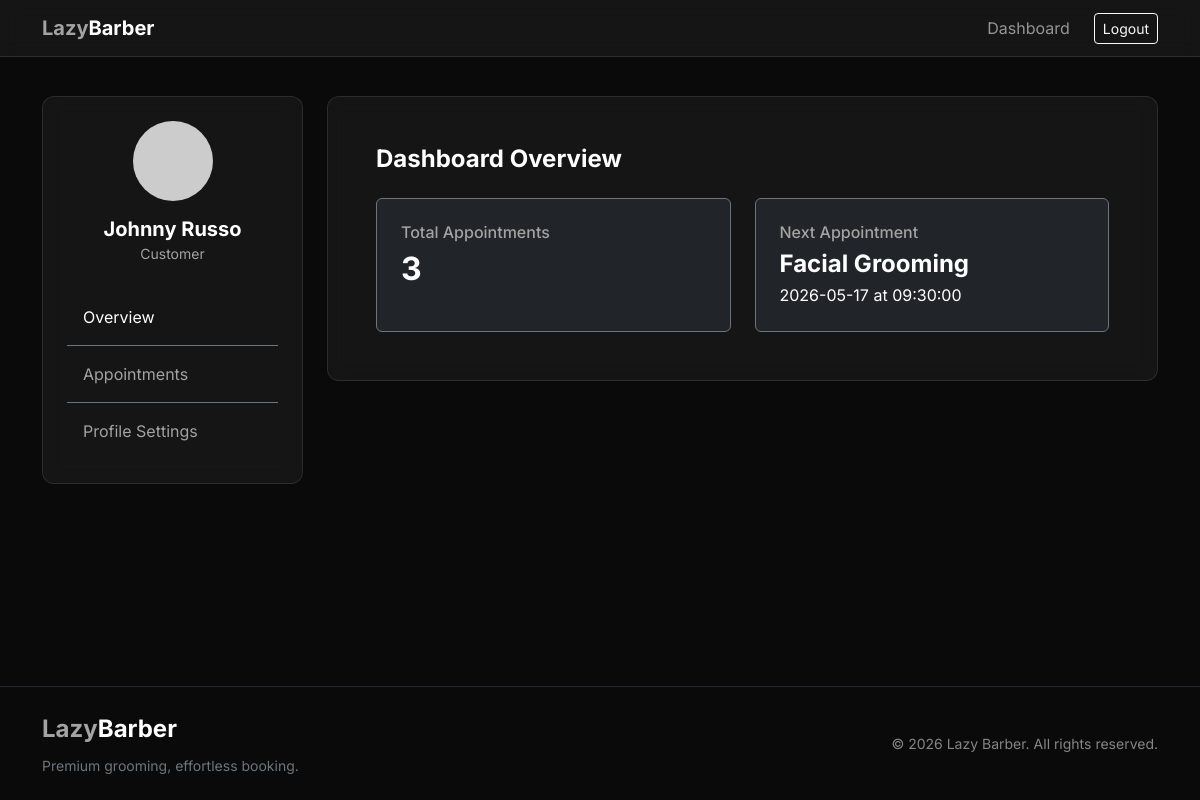
/final_lazy_barber/dashboard.php (signed in), run on the app's committed database.
### tables this page shows
CREATE TABLE `users` (
  `userid` int(11) NOT NULL,
  `name` varchar(255) NOT NULL,
  `email` varchar(255) NOT NULL,
  `password_hash` varchar(255) NOT NULL,
  `phone` varchar(20) DEFAULT NULL,
  `role` enum('customer','barber') DEFAULT 'customer',
  `is_shopowner` tinyint(1) DEFAULT 0,
  `shopid` int(11) DEFAULT NULL,
  `is_active` tinyint(1) DEFAULT 1,
  `created_at` timestamp NOT NULL DEFAULT current_timestamp(),
  `avatar` varchar(255) DEFAULT NULL
);

CREATE TABLE `services` (
  `serviceid` int(11) NOT NULL,
  `shopid` int(11) DEFAULT NULL,
  `name` varchar(255) NOT NULL,
  `description` text DEFAULT NULL,
  `price_aud` decimal(10,2) NOT NULL,
  `duration_minutes` int(11) NOT NULL,
  `is_active` tinyint(1) DEFAULT 1
);

CREATE TABLE `appointments` (
  `appointmentid` int(11) NOT NULL,
  `customerid` int(11) NOT NULL,
  `barberid` int(11) NOT NULL,
  `serviceid` int(11) NOT NULL,
  `appointment_date` date NOT NULL,
  `time_slot` time NOT NULL,
  `total_price` decimal(10,2) NOT NULL,
  `status` enum('pending','confirmed','cancelled','completed') DEFAULT 'pending',
  `created_at` timestamp NOT NULL DEFAULT current_timestamp(),
  `updated_at` timestamp NOT NULL DEFAULT current_timestamp() ON UPDATE current_timestamp()
);

### final_lazy_barber/dashboard.php (the view, shortened to what this page needs)
<?php
require_once 'config/database.php';
$userid = $_SESSION['userid'];
try { $pdo->exec("ALTER TABLE USERS ADD COLUMN avatar VARCHAR(255) DEFAULT NULL"); } catch(PDOException $e) {}
$stmt = $pdo->prepare("SELECT name, email, phone, avatar FROM users WHERE userid = ?");
$stmt->execute([$userid]);
$user = $stmt->fetch();
$appStmt = $pdo->prepare("
    SELECT a.*, s.name as service_name, b.name as barber_name, sh.name as shop_name
    FROM appointments a
    JOIN services s ON a.serviceid = s.serviceid
    JOIN users b ON a.barberid = b.userid
    JOIN SHOPS sh ON b.shopid = sh.shopid
    WHERE a.customerid = ?
    ORDER BY a.appointment_date DESC, a.time_slot DESC
");
$appStmt->execute([$userid]);
$appointments = $appStmt->fetchAll();
include 'includes/header.php';
?>
<div class="container py-5 mt-5">
    <div class="row">
        <div class="col-md-3 mb-4">
            <div class="glass-card p-4">
                <div class="text-center mb-4">
                    <div class="bg-dark rounded-circle mx-auto mb-3" style="width: 80px; height: 80px; display: flex; align-items: center; justify-content: center; overflow: hidden;">
                        <?php if(!empty($user['avatar'])): ?>
                            <img src="img/avatars/<?php echo htmlspecialchars($user['avatar']); ?>" alt="Profile" style="width: 100%; height: 100%; object-fit: cover;">
                        <?php else: ?>
                            <img src="https://ui-avatars.com/api/?name=<?php echo urlencode($user['name']); ?>&background=random&color=fff" alt="Profile" style="width: 100%; height: 100%; object-fit: cover;">
                        <?php endif; ?>
                    </div>
                    <h5 class="text-white fw-bold mb-0"><?php echo htmlspecialchars($user['name']); ?></h5>
                    <small class="text-grey">Customer</small>
                </div>
                <div class="nav flex-column nav-pills" id="v-pills-tab" role="tablist" aria-orientation="vertical">
                    <button class="nav-link active bg-transparent text-start border-bottom border-secondary rounded-0 py-3" id="v-pills-overview-tab" data-bs-toggle="pill" data-bs-target="#v-pills-overview" type="button" role="tab" style="color: var(--white);">Overview</button>
                    <button class="nav-link bg-transparent text-start border-bottom border-secondary rounded-0 py-3" id="v-pills-appointments-tab" data-bs-toggle="pill" data-bs-target="#v-pills-appointments" type="button" role="tab" style="color: var(--light-grey);">Appointments</button>
                    <button class="nav-link bg-transparent text-start rounded-0 py-3" id="v-pills-profile-tab" data-bs-toggle="pill" data-bs-target="#v-pills-profile" type="button" role="tab" style="color: var(--light-grey);">Profile Settings</button>
                </div>
            </div>
        </div>
        <div class="col-md-9">
            <div class="glass-card p-4 p-md-5 min-vh-50">
                <div class="tab-content" id="v-pills-tabContent">
                    <div class="tab-pane fade show active" id="v-pills-overview" role="tabpanel">
                        <h4 class="text-white fw-bold mb-4">Dashboard Overview</h4>
                        <div class="row g-4">
                            <div class="col-md-6">
                                <div class="bg-dark p-4 rounded border border-secondary h-100">
                                    <h6 class="text-grey mb-2">Total Appointments</h6>
                                    <h2 class="text-white fw-bold mb-0"><?php echo count($appointments); ?></h2>
                                </div>
                            </div>
                            <div class="col-md-6">
                                <div class="bg-dark p-4 rounded border border-secondary h-100">
                                    <h6 class="text-grey mb-2">Next Appointment</h6>
                                    <?php
                                        $upcoming = array_filter($appointments, function($a) { return $a['status'] == 'pending' || $a['status'] == 'confirmed'; });
                                        if (count($upcoming) > 0) {
                                            $next = reset($upcoming);
                                            echo "<h4 class='text-white fw-bold mb-1'>" . htmlspecialchars($next['service_name']) . "</h4>";
                                            echo "<p class='text-light-grey mb-0'>" . $next['appointment_date'] . " at " . $next['time_slot'] . "</p>";
                                        } else {
                                            echo "<h5 class='text-white fw-bold mb-0'>No upcoming appointments</h5>";
                                        }
                                    ?>
                                </div>
                            </div>
                        </div>
                    </div>
                </div>
            </div>
        </div>
    </div>
</div>
<?php include 'includes/footer.php'; ?>

### final_lazy_barber/css/style.css (style rules this page uses)
:root { --black: #0a0a0a; --dark-grey: #1a1a1a; --grey: #404040; --light-grey: #a3a3a3; --white: #ffffff; --glass-bg: rgba(26, 26, 26, 0.7); --glass-border: rgba(255, 255, 255, 0.1); }
body { font-family: 'Inter', sans-serif; background-color: var(--black); color: var(--white); display: flex; flex-direction: column; min-height: 100vh; }
.text-grey { color: var(--light-grey) !important; }
.glass-card { background: var(--glass-bg); backdrop-filter: blur(10px); -webkit-backdrop-filter: blur(10px); border: 1px solid var(--glass-border); border-radius: 12px; }

### data on the page
users: name "Johnny Russo"
services: name "Facial Grooming"
appointments: appointment_date "2026-05-17", time_slot "09:30:00"

### other printed values
count($appointments) "3"
